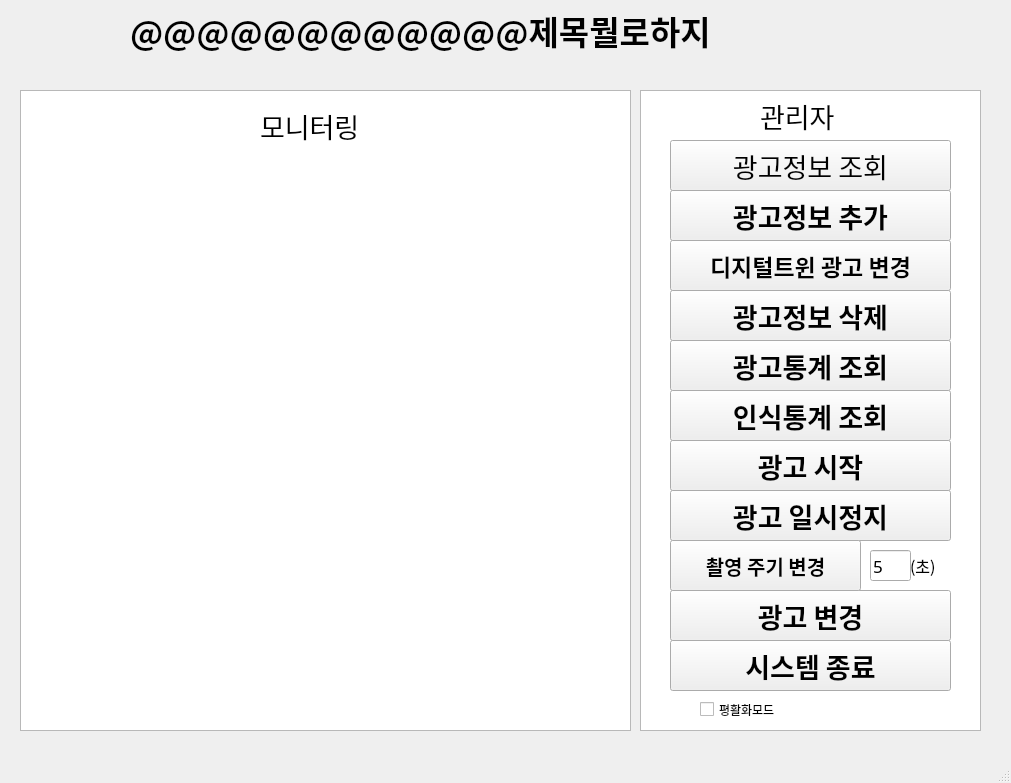
<?xml version="1.0" encoding="UTF-8"?>
<ui version="4.0">
 <class>MainWindow</class>
 <widget class="QMainWindow" name="MainWindow">
  <property name="geometry">
   <rect>
    <x>0</x>
    <y>0</y>
    <width>1011</width>
    <height>783</height>
   </rect>
  </property>
  <property name="windowTitle">
   <string>MainWindow</string>
  </property>
  <widget class="QWidget" name="centralwidget">
   <widget class="QPushButton" name="pushButton_11">
    <property name="geometry">
     <rect>
      <x>670</x>
      <y>640</y>
      <width>281</width>
      <height>51</height>
     </rect>
    </property>
    <property name="font">
     <font>
      <family>08서울남산체 B</family>
      <pointsize>20</pointsize>
      <weight>75</weight>
      <bold>true</bold>
     </font>
    </property>
    <property name="text">
     <string>시스템 종료</string>
    </property>
   </widget>
   <widget class="QPushButton" name="pushButton_4">
    <property name="geometry">
     <rect>
      <x>670</x>
      <y>290</y>
      <width>281</width>
      <height>51</height>
     </rect>
    </property>
    <property name="font">
     <font>
      <family>08서울남산체 B</family>
      <pointsize>20</pointsize>
      <weight>75</weight>
      <bold>true</bold>
     </font>
    </property>
    <property name="text">
     <string>광고정보 삭제</string>
    </property>
   </widget>
   <widget class="QLabel" name="label_3">
    <property name="geometry">
     <rect>
      <x>910</x>
      <y>550</y>
      <width>41</width>
      <height>31</height>
     </rect>
    </property>
    <property name="font">
     <font>
      <family>08서울남산체 B</family>
      <pointsize>12</pointsize>
     </font>
    </property>
    <property name="text">
     <string>(초)</string>
    </property>
   </widget>
   <widget class="QPushButton" name="pushButton_8">
    <property name="geometry">
     <rect>
      <x>670</x>
      <y>490</y>
      <width>281</width>
      <height>51</height>
     </rect>
    </property>
    <property name="font">
     <font>
      <family>08서울남산체 B</family>
      <pointsize>20</pointsize>
      <weight>75</weight>
      <bold>true</bold>
     </font>
    </property>
    <property name="text">
     <string>광고 일시정지</string>
    </property>
   </widget>
   <widget class="QLabel" name="label_2">
    <property name="geometry">
     <rect>
      <x>60</x>
      <y>440</y>
      <width>521</width>
      <height>261</height>
     </rect>
    </property>
    <property name="font">
     <font>
      <family>08서울남산체 B</family>
     </font>
    </property>
    <property name="text">
     <string/>
    </property>
   </widget>
   <widget class="QPushButton" name="pushButton_2">
    <property name="geometry">
     <rect>
      <x>670</x>
      <y>190</y>
      <width>281</width>
      <height>51</height>
     </rect>
    </property>
    <property name="font">
     <font>
      <family>08서울남산체 B</family>
      <pointsize>20</pointsize>
      <weight>75</weight>
      <bold>true</bold>
     </font>
    </property>
    <property name="text">
     <string>광고정보 추가</string>
    </property>
   </widget>
   <widget class="QPushButton" name="pushButton_10">
    <property name="geometry">
     <rect>
      <x>670</x>
      <y>590</y>
      <width>281</width>
      <height>51</height>
     </rect>
    </property>
    <property name="font">
     <font>
      <family>08서울남산체 B</family>
      <pointsize>20</pointsize>
      <weight>75</weight>
      <bold>true</bold>
     </font>
    </property>
    <property name="text">
     <string>광고 변경</string>
    </property>
   </widget>
   <widget class="QPushButton" name="pushButton_5">
    <property name="geometry">
     <rect>
      <x>670</x>
      <y>340</y>
      <width>281</width>
      <height>51</height>
     </rect>
    </property>
    <property name="font">
     <font>
      <family>08서울남산체 B</family>
      <pointsize>20</pointsize>
      <weight>75</weight>
      <bold>true</bold>
     </font>
    </property>
    <property name="text">
     <string>광고통계 조회</string>
    </property>
   </widget>
   <widget class="QLabel" name="label">
    <property name="geometry">
     <rect>
      <x>60</x>
      <y>160</y>
      <width>521</width>
      <height>261</height>
     </rect>
    </property>
    <property name="font">
     <font>
      <family>08서울남산체 B</family>
     </font>
    </property>
    <property name="text">
     <string/>
    </property>
   </widget>
   <widget class="QPushButton" name="pushButton_9">
    <property name="geometry">
     <rect>
      <x>670</x>
      <y>540</y>
      <width>191</width>
      <height>51</height>
     </rect>
    </property>
    <property name="font">
     <font>
      <family>08서울남산체 B</family>
      <pointsize>15</pointsize>
      <weight>75</weight>
      <bold>true</bold>
     </font>
    </property>
    <property name="text">
     <string>촬영 주기 변경</string>
    </property>
   </widget>
   <widget class="QCheckBox" name="checkBox">
    <property name="geometry">
     <rect>
      <x>700</x>
      <y>700</y>
      <width>96</width>
      <height>19</height>
     </rect>
    </property>
    <property name="font">
     <font>
      <family>08서울남산체 B</family>
     </font>
    </property>
    <property name="text">
     <string>평활화모드</string>
    </property>
   </widget>
   <widget class="QLineEdit" name="lineEdit">
    <property name="geometry">
     <rect>
      <x>870</x>
      <y>550</y>
      <width>41</width>
      <height>31</height>
     </rect>
    </property>
    <property name="font">
     <font>
      <family>08서울남산체 B</family>
      <pointsize>13</pointsize>
     </font>
    </property>
    <property name="text">
     <string>5</string>
    </property>
   </widget>
   <widget class="QLabel" name="label_4">
    <property name="geometry">
     <rect>
      <x>130</x>
      <y>10</y>
      <width>841</width>
      <height>41</height>
     </rect>
    </property>
    <property name="font">
     <font>
      <family>08서울남산체 B</family>
      <pointsize>25</pointsize>
      <weight>75</weight>
      <bold>true</bold>
     </font>
    </property>
    <property name="text">
     <string>@@@@@@@@@@@@제목뭘로하지</string>
    </property>
   </widget>
   <widget class="QPushButton" name="pushButton_7">
    <property name="geometry">
     <rect>
      <x>670</x>
      <y>440</y>
      <width>281</width>
      <height>51</height>
     </rect>
    </property>
    <property name="font">
     <font>
      <family>08서울남산체 B</family>
      <pointsize>20</pointsize>
      <weight>75</weight>
      <bold>true</bold>
     </font>
    </property>
    <property name="text">
     <string>광고 시작</string>
    </property>
   </widget>
   <widget class="QPushButton" name="pushButton_3">
    <property name="geometry">
     <rect>
      <x>670</x>
      <y>240</y>
      <width>281</width>
      <height>51</height>
     </rect>
    </property>
    <property name="font">
     <font>
      <family>08서울남산체 B</family>
      <pointsize>17</pointsize>
      <weight>75</weight>
      <bold>true</bold>
     </font>
    </property>
    <property name="text">
     <string>디지털트윈 광고 변경</string>
    </property>
   </widget>
   <widget class="QPushButton" name="pushButton_6">
    <property name="geometry">
     <rect>
      <x>670</x>
      <y>390</y>
      <width>281</width>
      <height>51</height>
     </rect>
    </property>
    <property name="font">
     <font>
      <family>08서울남산체 B</family>
      <pointsize>20</pointsize>
      <weight>75</weight>
      <bold>true</bold>
     </font>
    </property>
    <property name="text">
     <string>인식통계 조회</string>
    </property>
   </widget>
   <widget class="QPushButton" name="pushButton">
    <property name="geometry">
     <rect>
      <x>670</x>
      <y>140</y>
      <width>281</width>
      <height>51</height>
     </rect>
    </property>
    <property name="font">
     <font>
      <family>08서울남산체 EB</family>
      <pointsize>20</pointsize>
     </font>
    </property>
    <property name="text">
     <string>광고정보 조회</string>
    </property>
   </widget>
   <widget class="QTextBrowser" name="textBrowser">
    <property name="geometry">
     <rect>
      <x>640</x>
      <y>90</y>
      <width>341</width>
      <height>641</height>
     </rect>
    </property>
   </widget>
   <widget class="QTextBrowser" name="textBrowser_2">
    <property name="geometry">
     <rect>
      <x>20</x>
      <y>90</y>
      <width>611</width>
      <height>641</height>
     </rect>
    </property>
   </widget>
   <widget class="QLabel" name="label_5">
    <property name="geometry">
     <rect>
      <x>260</x>
      <y>110</y>
      <width>151</width>
      <height>31</height>
     </rect>
    </property>
    <property name="font">
     <font>
      <pointsize>20</pointsize>
     </font>
    </property>
    <property name="text">
     <string>모니터링</string>
    </property>
   </widget>
   <widget class="QLabel" name="label_6">
    <property name="geometry">
     <rect>
      <x>760</x>
      <y>100</y>
      <width>151</width>
      <height>31</height>
     </rect>
    </property>
    <property name="font">
     <font>
      <pointsize>20</pointsize>
     </font>
    </property>
    <property name="text">
     <string>관리자</string>
    </property>
   </widget>
   <zorder>textBrowser_2</zorder>
   <zorder>textBrowser</zorder>
   <zorder>pushButton_11</zorder>
   <zorder>pushButton_4</zorder>
   <zorder>label_3</zorder>
   <zorder>pushButton_8</zorder>
   <zorder>label_2</zorder>
   <zorder>pushButton_2</zorder>
   <zorder>pushButton_10</zorder>
   <zorder>pushButton_5</zorder>
   <zorder>label</zorder>
   <zorder>pushButton_9</zorder>
   <zorder>checkBox</zorder>
   <zorder>lineEdit</zorder>
   <zorder>label_4</zorder>
   <zorder>pushButton_7</zorder>
   <zorder>pushButton_3</zorder>
   <zorder>pushButton_6</zorder>
   <zorder>pushButton</zorder>
   <zorder>label_5</zorder>
   <zorder>label_6</zorder>
  </widget>
  <widget class="QStatusBar" name="statusbar"/>
 </widget>
 <resources/>
 <connections/>
</ui>
